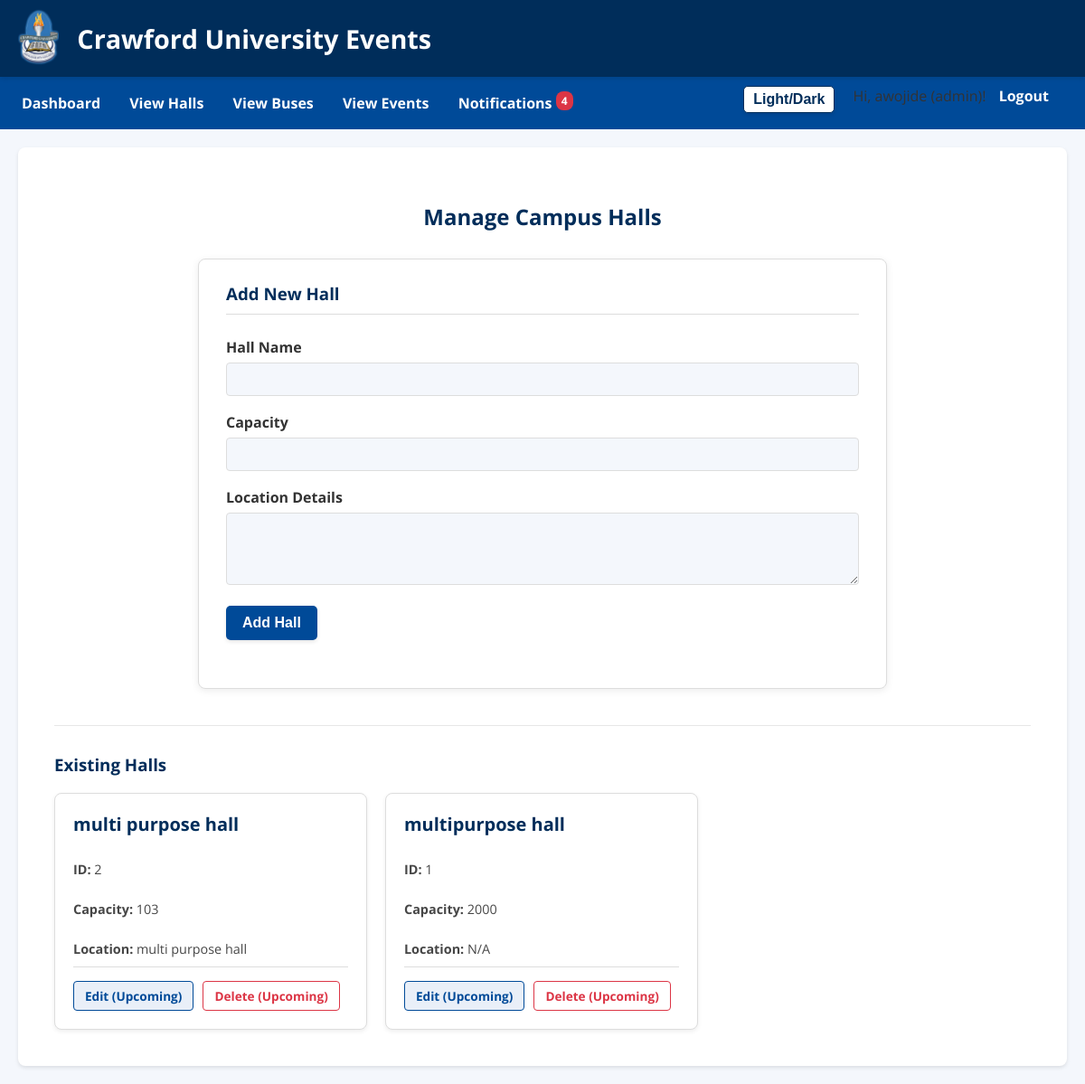
Screenshot of /admin/halls (signed in) with the database file from the repository.
### models.py (models this page shows, shortened)
class Hall(db.Model):
    id = db.Column(db.Integer, primary_key=True)
    name = db.Column(db.String(100), unique=True, nullable=False)
    capacity = db.Column(db.Integer, nullable=False)
    location_details = db.Column(db.Text, nullable=True)
    bookings = db.relationship('HallBooking', backref='hall', lazy='dynamic', cascade="all, delete-orphan")

### app.py (the view, shortened to what this page needs)
@app.route('/admin/halls', methods=['GET', ' POST'])
@login_required
@admin_required
def admin_manage_halls():
    form = HallForm()
    halls = Hall.query.order_by(Hall.name).all()
    return render_template('admin_halls.html', halls=halls, form=form)

### forms.py
class HallForm(FlaskForm):
    name = StringField('Hall Name', validators=[DataRequired()])
    capacity = IntegerField('Capacity', validators=[DataRequired(), NumberRange(min=1)])
    location_details = TextAreaField('Location Details')
    submit = SubmitField('Add Hall')

### app.py (called while the page is built)
@login_manager.user_loader
def load_user(user_id):
    return db.session.get(User, int(user_id))

def admin_required(f):
    @wraps(f)
    def decorated_function(*args, **kwargs):
        if not current_user.is_authenticated or current_user.role != 'admin':
            flash('You do not have permission to access this page.', 'danger')
            return redirect(url_for('dashboard'))
        return f(*args, **kwargs)
    return decorated_function

@app.context_processor
def inject_unread_notifications_count():
    if current_user.is_authenticated:
        unread_count = Notification.query.filter_by(user_id=current_user.id, is_read=False).count()
        return dict(unread_notifications_count=unread_count)
    return dict(unread_notifications_count=0)

@app.context_processor
def inject_now():
    return {'now': datetime.now(UTC)} # Make current UTC time available in templates

### templates/admin_halls.html (shortened to what this page needs)
{% extends "base.html" %}
{% block content %}
<div class="main-content-container">
    <h2>Manage Campus Halls</h2>
    <div class="form-card">
        <h3>Add New Hall</h3>
        <form method="POST" action="{{ url_for('admin_manage_halls') }}" class="styled-form">
            <div class="form-group">
                {{ form.name.label }} {{ form.name(class="form-control") }}
            </div>
            <div class="form-group">
                {{ form.capacity.label }} {{ form.capacity(class="form-control") }}
            </div>
            <div class="form-group">
                {{ form.location_details.label }} {{ form.location_details(class="form-control", rows=3) }}
            </div>
            <div class="form-group">
                {{ form.submit(class="btn btn-primary") }}
            </div>
        </form>
    </div>
    <hr class="section-divider">
    <h3>Existing Halls</h3>
    {% if halls %}
        <div class="resource-grid-container">
            {% for hall in halls %}
            <div class="resource-card hall-card">
                <h4>{{ hall.name }}</h4>
                <p class="resource-meta"><strong>ID:</strong> {{ hall.id }}</p>
                <p class="resource-meta"><strong>Capacity:</strong> {{ hall.capacity }}</p>
                <p class="resource-detail">
                    <strong>Location:</strong> {{ hall.location_details if hall.location_details else 'N/A' }}
                </p>
                <div class="resource-actions">
                    <a href="#" class="button-link-styled button-edit">Edit (Upcoming)</a>
                    <a href="#" class="button-link-styled button-delete">Delete (Upcoming)</a>
                </div>
            </div>
            {% endfor %}
        </div>
    {% else %}
        <p>No halls have been added yet.</p>
    {% endif %}
</div>
{% endblock %}

### static/css/school_theme.css (style rules this page uses)
:root { --primary-blue: #002D5A; --secondary-blue: #004A98; --button-hover-blue: #003366; --accent-blue-light: #e9eff8; --text-on-dark-bg: #ffffff; --text-on-light-bg: #333333; --heading-text-color: var(--primary-blue); --table-header-text: var(--primary-blue); --page-bg: #f4f7fc; --content-bg: #ffffff; --border-color: #dddddd; --link-color: var(--secondary-blue); --link-hover-color: var(--primary-blue); --flash-success-bg: #d4edda; --flash-success-text: #155724; --flash-success-border: #c3e6cb; --flash-danger-bg: #f8d7da; --flash-danger-text: #721c24; --flash-danger-border: #f5c6cb; --flash-warning-bg: #fff3cd; --flash-warning-text: #856404; --flash-warning-border: #ffeeba; --flash-info-bg: #d1ecf1; --flash-info-text: #0c5460; --flash-info-border: #bee5eb; --theme-transition-duration: 0.3s; }
body { font-family: 'Open Sans', sans-serif; margin: 0; padding: 0; background-color: var(--page-bg); color: var(--text-on-light-bg); transition: background-color var(--theme-transition-duration), color var(--theme-transition-duration); }
h1, h2, h3, h4, h5, h6 { font-family: 'Open Sans', sans-serif; }
h2, h3 { color: var(--heading-text-color); transition: color var(--theme-transition-duration); }
button, input[type="submit"], .admin-action-link { display: inline-block; background-color: var(--secondary-blue); color: var(--text-on-dark-bg); padding: 10px 18px; border: none; border-radius: 5px; cursor: pointer; font-size: 1em; font-weight: bold; text-decoration: none; box-shadow: 0 2px 4px rgba(0,0,0,0.1); transition: background-color var(--theme-transition-duration) ease-out, transform 0.15s ease-out, box-shadow var(--theme-transition-duration) ease-out; text-align: center; margin-bottom: 10px; margin-right: 5px; }
.main-content-container { max-width: 1100px; margin: 0 auto; padding: 20px; }
.styled-form .form-group { margin-bottom: 18px; }
.form-card { background-color: var(--content-bg); padding: 25px 30px; border-radius: 8px; box-shadow: 0 2px 8px rgba(0,0,0,0.08); border: 1px solid var(--border-color); max-width: 700px; margin-left: auto; margin-right: auto; margin-top: 30px; margin-bottom: 40px; }
.form-card h3 { margin-top: 0; margin-bottom: 25px; color: var(--primary-blue); border-bottom: 1px solid var(--border-color); padding-bottom: 10px; }
.styled-form div { margin-bottom: 18px; }
.styled-form label { display: block; margin-bottom: 6px; font-weight: bold; color: var(--text-on-light-bg); }
.styled-form input[type="text"], .styled-form input[type="number"], .styled-form textarea { width: 100%; padding: 10px 12px; border: 1px solid var(--border-color); border-radius: 4px; box-sizing: border-box; background-color: var(--page-bg); color: var(--text-on-light-bg); transition: border-color var(--theme-transition-duration), background-color var(--theme-transition-duration); }
.styled-form textarea { resize: vertical; min-height: 80px; }
hr.section-divider { margin-top: 40px; margin-bottom: 30px; border: 0; border-top: 1px solid var(--border-color); opacity: 0.7; }
.resource-grid-container { display: flex; flex-wrap: wrap; gap: 20px; }
.resource-card { background-color: var(--content-bg); border: 1px solid var(--border-color); border-radius: 8px; padding: 20px; box-shadow: 0 2px 5px rgba(0,0,0,0.07); flex-basis: calc(33.333% - 14px); min-width: 270px; box-sizing: border-box; display: flex; flex-direction: column; transition: transform 0.2s ease-out, box-shadow 0.2s ease-out; }
.resource-card h4 { font-size: 1.25em; color: var(--primary-blue); margin-top: 0; margin-bottom: 12px; }
.resource-card .resource-meta, .resource-card .resource-detail { font-size: 0.9em; margin-bottom: 8px; line-height: 1.5; color: var(--text-on-light-bg); opacity: 0.9; }
.resource-card .resource-actions { margin-top: auto; padding-top: 15px; border-top: 1px solid var(--border-color); display: flex; gap: 10px; align-items: center; }
.button-link-styled { padding: 6px 12px; text-decoration: none; border-radius: 4px; font-size: 0.85em; font-weight: bold; text-align: center; transition: background-color 0.2s ease-out, color 0.2s ease-out, border-color 0.2s ease-out, transform 0.15s ease-out; border: 1px solid transparent; }
.button-edit { background-color: var(--accent-blue-light); color: var(--secondary-blue); border-color: var(--secondary-blue); }
.button-delete { background-color: transparent; color: #dc3545; border-color: #dc3545; }
.main-content-container h2 { margin-bottom: 25px; text-align: center; }

### rows the page displays
Hall: name "multi purpose hall", id "2", capacity "103", location_details "multi purpose hall"
Hall: name "multipurpose hall", id "1", capacity "2000", location_details "N/A"

### other values shown
{{ unread_notifications_count }} "4"
